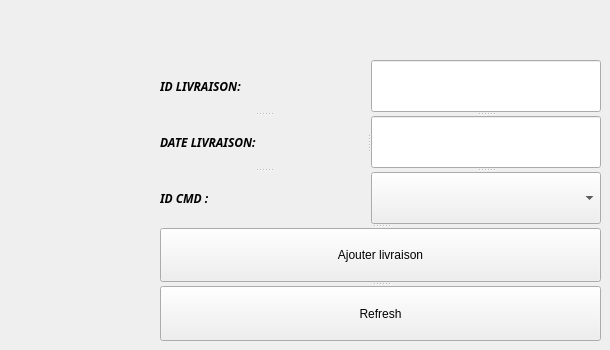
      <widget class="QWidget" name="tab_16">
       <attribute name="title">
        <string>AJOUT</string>
       </attribute>
       <widget class="QSplitter" name="splitter_27">
        <property name="geometry">
         <rect>
          <x>160</x>
          <y>60</y>
          <width>441</width>
          <height>281</height>
         </rect>
        </property>
        <property name="orientation">
         <enum>Qt::Vertical</enum>
        </property>
        <widget class="QSplitter" name="splitter_28">
         <property name="orientation">
          <enum>Qt::Horizontal</enum>
         </property>
         <widget class="QSplitter" name="splitter_29">
          <property name="orientation">
           <enum>Qt::Vertical</enum>
          </property>
          <widget class="QLabel" name="reference_10">
           <property name="font">
            <font>
             <family>Simplified Arabic Fixed</family>
             <pointsize>9</pointsize>
             <weight>75</weight>
             <italic>true</italic>
             <bold>true</bold>
             <underline>false</underline>
            </font>
           </property>
           <property name="text">
            <string>ID LIVRAISON:</string>
           </property>
          </widget>
          <widget class="QLabel" name="reference_11">
           <property name="font">
            <font>
             <family>Simplified Arabic Fixed</family>
             <pointsize>9</pointsize>
             <weight>75</weight>
             <italic>true</italic>
             <bold>true</bold>
             <underline>false</underline>
            </font>
           </property>
           <property name="text">
            <string>DATE LIVRAISON:</string>
           </property>
          </widget>
          <widget class="QLabel" name="reference_3">
           <property name="font">
            <font>
             <family>Simplified Arabic Fixed</family>
             <pointsize>9</pointsize>
             <weight>75</weight>
             <italic>true</italic>
             <bold>true</bold>
             <underline>false</underline>
            </font>
           </property>
           <property name="text">
            <string>ID CMD :</string>
           </property>
          </widget>
         </widget>
         <widget class="QSplitter" name="splitter_30">
          <property name="orientation">
           <enum>Qt::Vertical</enum>
          </property>
          <widget class="QLineEdit" name="cin_2"/>
          <widget class="QLineEdit" name="nom_2"/>
          <widget class="QComboBox" name="idcmd"/>
         </widget>
        </widget>
        <widget class="QPushButton" name="ajouter_liv">
         <property name="text">
          <string>Ajouter livraison</string>
         </property>
        </widget>
        <widget class="QPushButton" name="refreshliv">
         <property name="text">
          <string>Refresh</string>
         </property>
        </widget>
       </widget>
      </widget>
